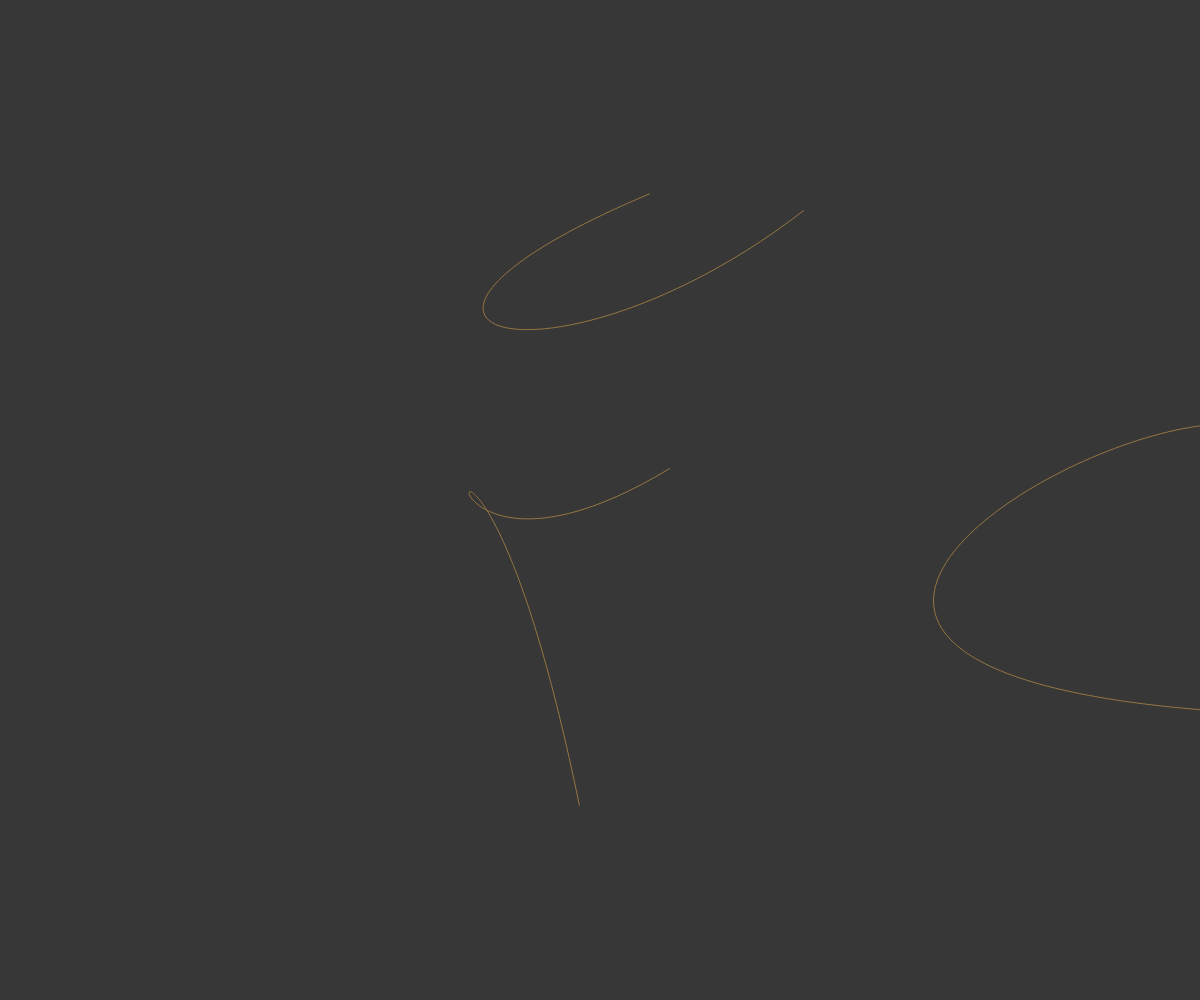
Frame 1 (no input)
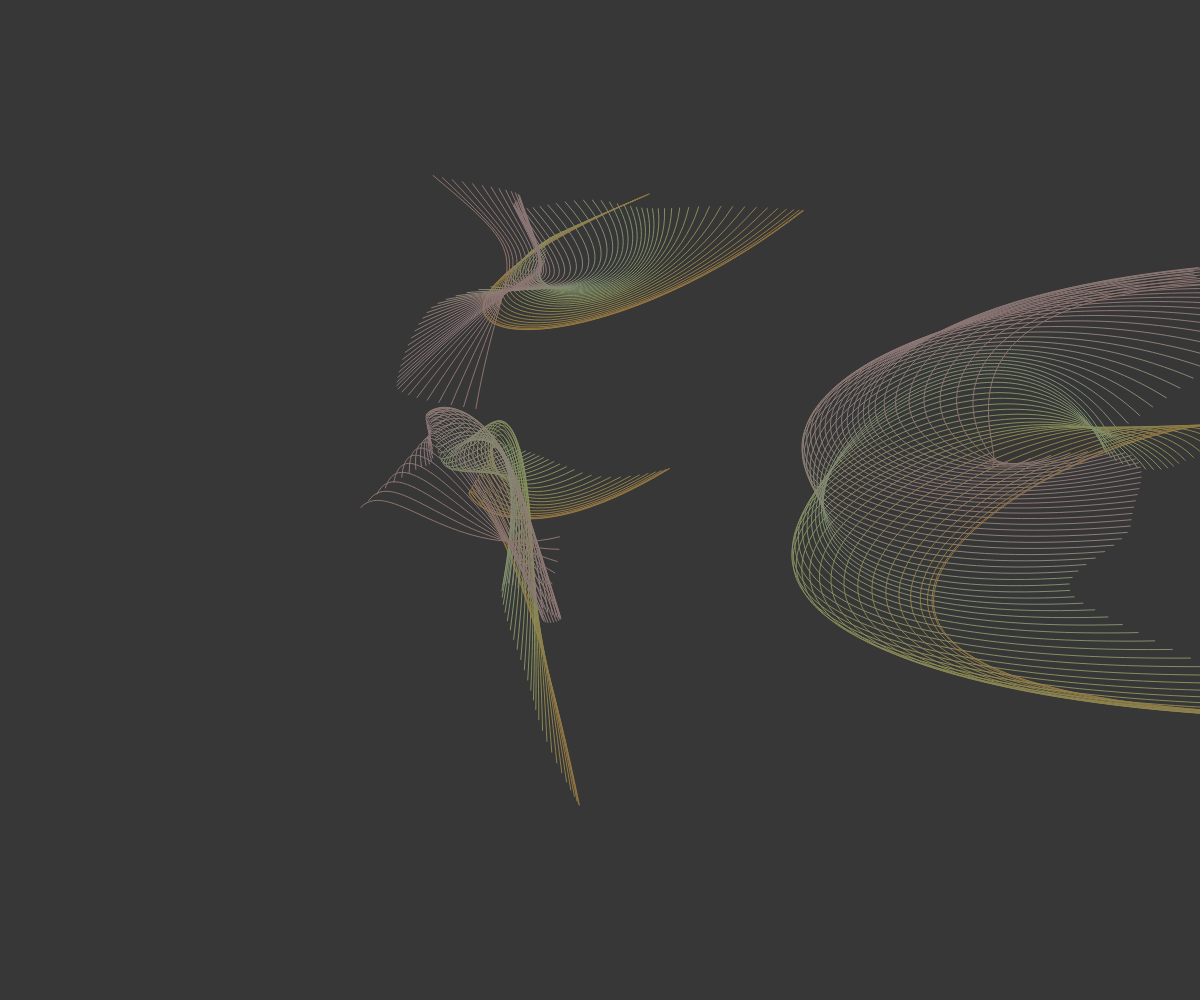
Frame 60 (no input)
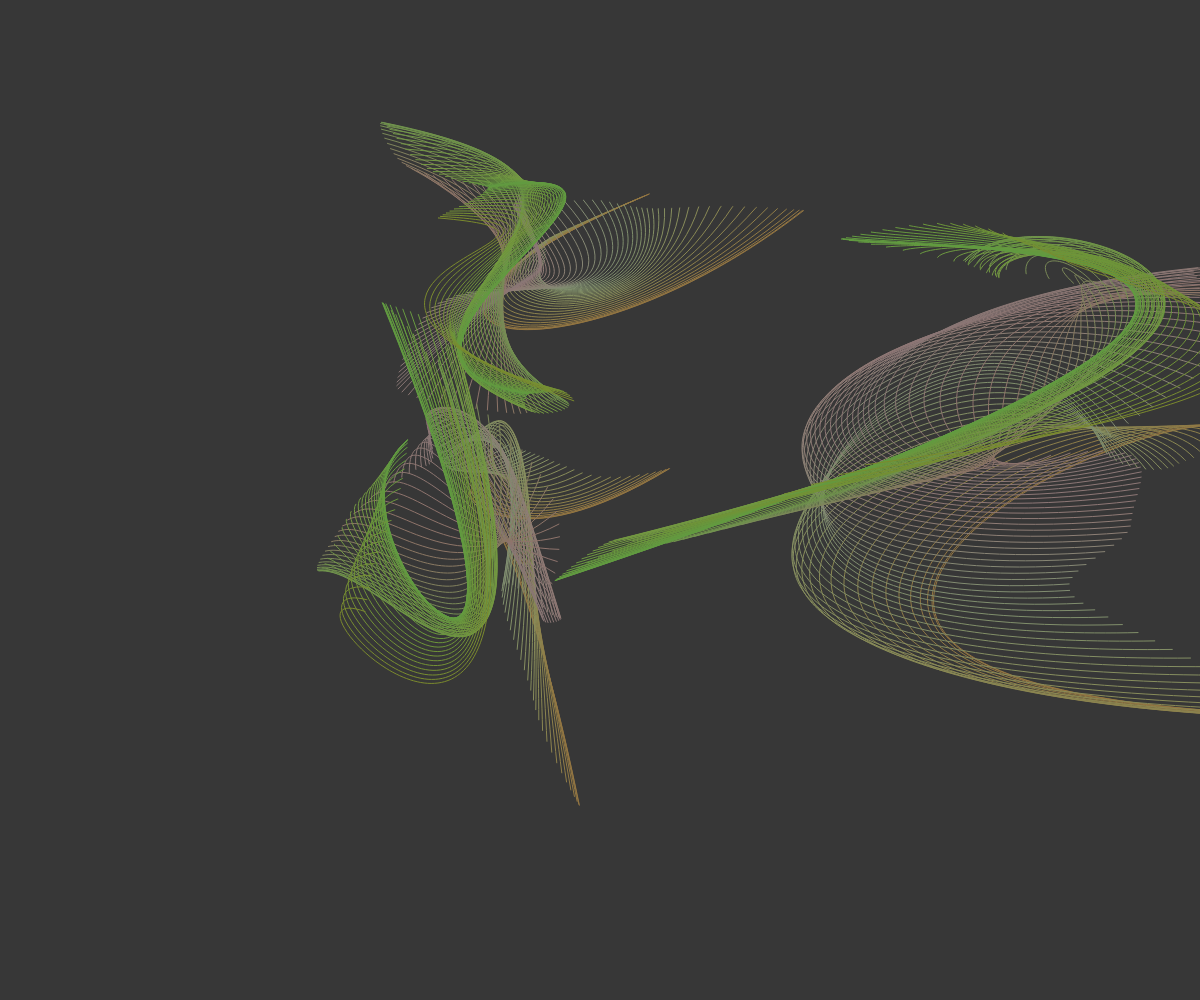
Frame 120 (the mouse pressed at the canvas centre since frame 60)

The p5.js sketch that drew these frames (run headless with seeded random() and noise() and a simulated clock; from frame 60 on, the mouse is pressed at the canvas centre):

// p5.js sketch
// ── sketch.js

let x1;
let y1;
let x2;
let y2;
let x3;
let y3;
let x4;
let y4;

let x11;
let y11;
let x22;
let y22;
let x33;
let y33;
let x44;
let y44;

let x111;
let y111;
let x222;
let y222;
let x333;
let y333;
let x444;
let y444;

let offset;

function setup() {
  // put setup code here
  createCanvas(windowWidth,windowHeight);
  background(55);

  offset = 0.0;
  noFill();

}

function draw() {

  //colors with noise
  let r = 255 * noise(offset+15);
  let g = 255 * noise(offset+10);
  let b = 255 * noise(offset+20);

  stroke(r,g,b);


  //bezier 1 at top left screen
  push();
  x1 = noise(offset)*1200;
  y1 = noise(offset+50)*600;

  x2 = noise(offset+10)*1200;
  y2 = noise(offset+60)*600;

  x3 = noise(offset+20)*1200;
  y3 = noise(offset+70)*600;

  x4 = noise(offset+30)*1200;
  y4 = noise(offset+80)*600;

  bezier(x1,y1,x2,y2,x3,y3,x4,y4);
  pop();

  //bezier 2 at mid right screen

  push();
  x11 = noise(offset+15)*2200;
  y11 = noise(offset+75)*900;

  x22 = noise(offset+30)*2200;
  y22 = noise(offset+90)*900;

  x33 = noise(offset+45)*2200;
  y33 = noise(offset+105)*900;

  x44 = noise(offset+60)*2200;
  y44 = noise(offset+120)*900;

  bezier(x11,y11,x22,y22,x33,y33,x44,y44);
  pop();

  //bezier 3 at bottom left screen
  push();
  x111 = noise(offset)*1000;
  y111 = noise(offset+25)*1200;

  x222 = noise(offset+5)*1000;
  y222 = noise(offset+30)*1200;

  x333 = noise(offset+10)*1000;
  y333 = noise(offset+45)*1200;

  x444 = noise(offset+15)*1000;
  y444 = noise(offset+60)*1200;

  bezier(x111,y111,x222,y222,x333,y333,x444,y444);
  pop();

  offset += 0.01;
}
